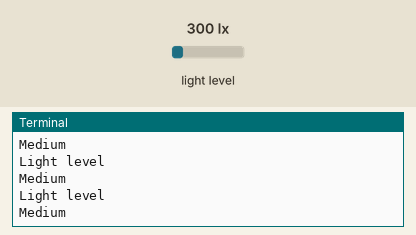
Bench run of a program on a simulated Raspberry Pi (BCM pin numbers). Shown: the last lines printed to the terminal. Inputs (shaded band) come from the test bench; at power-on: light level 300 lx.

Above: at 1.2 s.
1.3 s: light level set to 40 lx
At 1.71 s:
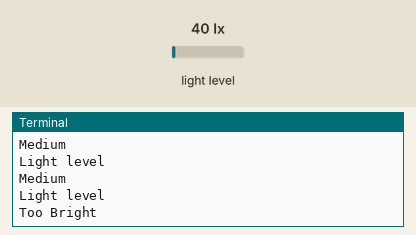
3.2 s: light level set to 56 lx
At 3.48 s:
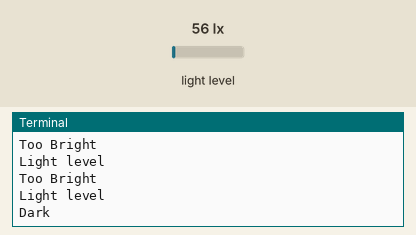

The program:

8.1D.py
```python
import smbus
import time

bus = smbus.SMBus(1)

DEVICE = 0x23

def readLight(address = DEVICE):
    data = bus.read_i2c_block_data(address, DEVICE)
    result = (data[1] + (256 * data[0])) / 1.2
    return result

try:
    while 1:
        lightLevel = readLight()
        print("Light level")

        if (lightLevel <= 20):
            print("Too dark")
        elif(lightLevel > 50) and (lightLevel <= 200):
            print("Dark")
        elif(lightLevel > 200) and (lightLevel <= 500):
            print("Medium")
        elif(lightLevel > 500) and (lightLevel <= 1000):
            print("Bright")
        else:
            print("Too Bright")
        time.sleep(0.25)

except KeyboardInterrupt:
    print("Stop")
    
```

Measured:
- the behaviour switches between 50 and 51 lx on light level (found by bisection; images 1 and 2)
- after the input at 1.3 s, the terminal: prints a new line after 0.22 s (image 1)
- after the input at 3.2 s, the terminal: prints a new line after 0.10 s (image 2)
